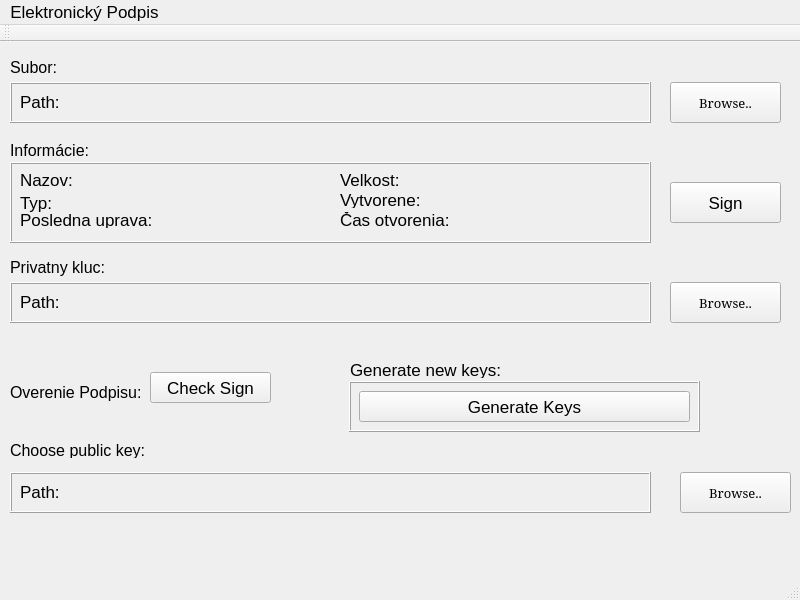
<?xml version="1.0" encoding="UTF-8"?>
<ui version="4.0">
 <class>MainWindow</class>
 <widget class="QMainWindow" name="MainWindow">
  <property name="geometry">
   <rect>
    <x>0</x>
    <y>0</y>
    <width>800</width>
    <height>600</height>
   </rect>
  </property>
  <property name="font">
   <font>
    <pointsize>13</pointsize>
   </font>
  </property>
  <property name="windowTitle">
   <string>MainWindow</string>
  </property>
  <widget class="QWidget" name="centralwidget">
   <widget class="QLabel" name="label_choose_file">
    <property name="geometry">
     <rect>
      <x>10</x>
      <y>10</y>
      <width>181</width>
      <height>31</height>
     </rect>
    </property>
    <property name="font">
     <font>
      <family>Arial</family>
      <pointsize>12</pointsize>
     </font>
    </property>
    <property name="text">
     <string>Subor:</string>
    </property>
   </widget>
   <widget class="QPushButton" name="pushButton_browseFile">
    <property name="geometry">
     <rect>
      <x>670</x>
      <y>40</y>
      <width>111</width>
      <height>41</height>
     </rect>
    </property>
    <property name="font">
     <font>
      <family>Constantia</family>
      <pointsize>10</pointsize>
     </font>
    </property>
    <property name="text">
     <string>Browse..</string>
    </property>
   </widget>
   <widget class="QLabel" name="file_path">
    <property name="geometry">
     <rect>
      <x>20</x>
      <y>50</y>
      <width>571</width>
      <height>20</height>
     </rect>
    </property>
    <property name="text">
     <string>Path: </string>
    </property>
   </widget>
   <widget class="QFrame" name="frame_1">
    <property name="geometry">
     <rect>
      <x>10</x>
      <y>40</y>
      <width>641</width>
      <height>41</height>
     </rect>
    </property>
    <property name="frameShape">
     <enum>QFrame::Box</enum>
    </property>
    <property name="frameShadow">
     <enum>QFrame::Raised</enum>
    </property>
   </widget>
   <widget class="QFrame" name="frame_2">
    <property name="geometry">
     <rect>
      <x>10</x>
      <y>120</y>
      <width>641</width>
      <height>81</height>
     </rect>
    </property>
    <property name="frameShape">
     <enum>QFrame::Box</enum>
    </property>
    <property name="frameShadow">
     <enum>QFrame::Raised</enum>
    </property>
    <widget class="QLabel" name="file_name">
     <property name="geometry">
      <rect>
       <x>10</x>
       <y>10</y>
       <width>291</width>
       <height>16</height>
      </rect>
     </property>
     <property name="text">
      <string>Nazov:</string>
     </property>
    </widget>
    <widget class="QLabel" name="file_type">
     <property name="geometry">
      <rect>
       <x>10</x>
       <y>30</y>
       <width>291</width>
       <height>21</height>
      </rect>
     </property>
     <property name="text">
      <string>Typ:</string>
     </property>
    </widget>
    <widget class="QLabel" name="file_size">
     <property name="geometry">
      <rect>
       <x>330</x>
       <y>10</y>
       <width>291</width>
       <height>16</height>
      </rect>
     </property>
     <property name="text">
      <string>Velkost:</string>
     </property>
    </widget>
    <widget class="QLabel" name="file_created">
     <property name="geometry">
      <rect>
       <x>330</x>
       <y>30</y>
       <width>291</width>
       <height>16</height>
      </rect>
     </property>
     <property name="text">
      <string>Vytvorene:</string>
     </property>
    </widget>
    <widget class="QLabel" name="file_lastm">
     <property name="geometry">
      <rect>
       <x>10</x>
       <y>50</y>
       <width>291</width>
       <height>16</height>
      </rect>
     </property>
     <property name="text">
      <string>Posledna uprava:</string>
     </property>
    </widget>
    <widget class="QLabel" name="file_lastop">
     <property name="geometry">
      <rect>
       <x>330</x>
       <y>50</y>
       <width>291</width>
       <height>16</height>
      </rect>
     </property>
     <property name="text">
      <string>Čas otvorenia:</string>
     </property>
    </widget>
   </widget>
   <widget class="QLabel" name="label_info_file">
    <property name="geometry">
     <rect>
      <x>10</x>
      <y>100</y>
      <width>231</width>
      <height>16</height>
     </rect>
    </property>
    <property name="font">
     <font>
      <family>Arial</family>
      <pointsize>12</pointsize>
     </font>
    </property>
    <property name="text">
     <string>Informácie:</string>
    </property>
   </widget>
   <widget class="QLabel" name="label_choose_private_key">
    <property name="enabled">
     <bool>true</bool>
    </property>
    <property name="geometry">
     <rect>
      <x>10</x>
      <y>210</y>
      <width>181</width>
      <height>31</height>
     </rect>
    </property>
    <property name="font">
     <font>
      <family>Arial</family>
      <pointsize>12</pointsize>
     </font>
    </property>
    <property name="text">
     <string>Privatny kluc:</string>
    </property>
   </widget>
   <widget class="QFrame" name="frame_3">
    <property name="geometry">
     <rect>
      <x>10</x>
      <y>240</y>
      <width>641</width>
      <height>41</height>
     </rect>
    </property>
    <property name="frameShape">
     <enum>QFrame::Box</enum>
    </property>
    <property name="frameShadow">
     <enum>QFrame::Raised</enum>
    </property>
    <widget class="QLabel" name="private_key_path">
     <property name="geometry">
      <rect>
       <x>10</x>
       <y>10</y>
       <width>571</width>
       <height>20</height>
      </rect>
     </property>
     <property name="text">
      <string>Path: </string>
     </property>
    </widget>
   </widget>
   <widget class="QPushButton" name="pushButton_browsePrivKey">
    <property name="geometry">
     <rect>
      <x>670</x>
      <y>240</y>
      <width>111</width>
      <height>41</height>
     </rect>
    </property>
    <property name="font">
     <font>
      <family>Constantia</family>
      <pointsize>10</pointsize>
     </font>
    </property>
    <property name="text">
     <string>Browse..</string>
    </property>
   </widget>
   <widget class="QPushButton" name="pushButton_sign">
    <property name="geometry">
     <rect>
      <x>670</x>
      <y>140</y>
      <width>111</width>
      <height>41</height>
     </rect>
    </property>
    <property name="text">
     <string>Sign</string>
    </property>
   </widget>
   <widget class="QLabel" name="label_check_sign">
    <property name="geometry">
     <rect>
      <x>10</x>
      <y>340</y>
      <width>131</width>
      <height>21</height>
     </rect>
    </property>
    <property name="font">
     <font>
      <family>Arial</family>
      <pointsize>12</pointsize>
     </font>
    </property>
    <property name="text">
     <string>Overenie Podpisu:</string>
    </property>
   </widget>
   <widget class="QFrame" name="frame_5">
    <property name="enabled">
     <bool>true</bool>
    </property>
    <property name="geometry">
     <rect>
      <x>10</x>
      <y>430</y>
      <width>641</width>
      <height>41</height>
     </rect>
    </property>
    <property name="frameShape">
     <enum>QFrame::Box</enum>
    </property>
    <property name="frameShadow">
     <enum>QFrame::Raised</enum>
    </property>
    <widget class="QLabel" name="public_key_path">
     <property name="geometry">
      <rect>
       <x>10</x>
       <y>10</y>
       <width>551</width>
       <height>20</height>
      </rect>
     </property>
     <property name="text">
      <string>Path: </string>
     </property>
    </widget>
   </widget>
   <widget class="QPushButton" name="pushButton_check_sign">
    <property name="geometry">
     <rect>
      <x>150</x>
      <y>330</y>
      <width>121</width>
      <height>31</height>
     </rect>
    </property>
    <property name="text">
     <string>Check Sign</string>
    </property>
   </widget>
   <widget class="QPushButton" name="pushButton_browsePubKey">
    <property name="geometry">
     <rect>
      <x>680</x>
      <y>430</y>
      <width>111</width>
      <height>41</height>
     </rect>
    </property>
    <property name="font">
     <font>
      <family>Constantia</family>
      <pointsize>10</pointsize>
     </font>
    </property>
    <property name="text">
     <string>Browse..</string>
    </property>
   </widget>
   <widget class="QLabel" name="label_choose_public_key">
    <property name="geometry">
     <rect>
      <x>10</x>
      <y>400</y>
      <width>151</width>
      <height>16</height>
     </rect>
    </property>
    <property name="font">
     <font>
      <family>Arial</family>
      <pointsize>12</pointsize>
     </font>
    </property>
    <property name="text">
     <string>Choose public key:</string>
    </property>
   </widget>
   <widget class="QFrame" name="frame">
    <property name="geometry">
     <rect>
      <x>349</x>
      <y>339</y>
      <width>351</width>
      <height>51</height>
     </rect>
    </property>
    <property name="frameShape">
     <enum>QFrame::Box</enum>
    </property>
    <property name="frameShadow">
     <enum>QFrame::Raised</enum>
    </property>
    <widget class="QPushButton" name="pushButton_genKeys">
     <property name="geometry">
      <rect>
       <x>10</x>
       <y>10</y>
       <width>331</width>
       <height>31</height>
      </rect>
     </property>
     <property name="text">
      <string>Generate Keys</string>
     </property>
    </widget>
   </widget>
   <widget class="QLabel" name="label_2">
    <property name="geometry">
     <rect>
      <x>350</x>
      <y>320</y>
      <width>201</width>
      <height>16</height>
     </rect>
    </property>
    <property name="text">
     <string>Generate new keys:</string>
    </property>
   </widget>
  </widget>
  <widget class="QMenuBar" name="menubar">
   <property name="geometry">
    <rect>
     <x>0</x>
     <y>0</y>
     <width>800</width>
     <height>28</height>
    </rect>
   </property>
   <widget class="QMenu" name="menuAfinn_ifra">
    <property name="title">
     <string>Elektronický Podpis</string>
    </property>
   </widget>
   <addaction name="menuAfinn_ifra"/>
  </widget>
  <widget class="QStatusBar" name="statusbar"/>
  <widget class="QToolBar" name="toolBar">
   <property name="windowTitle">
    <string>toolBar</string>
   </property>
   <attribute name="toolBarArea">
    <enum>TopToolBarArea</enum>
   </attribute>
   <attribute name="toolBarBreak">
    <bool>false</bool>
   </attribute>
  </widget>
 </widget>
 <resources/>
 <connections/>
</ui>
